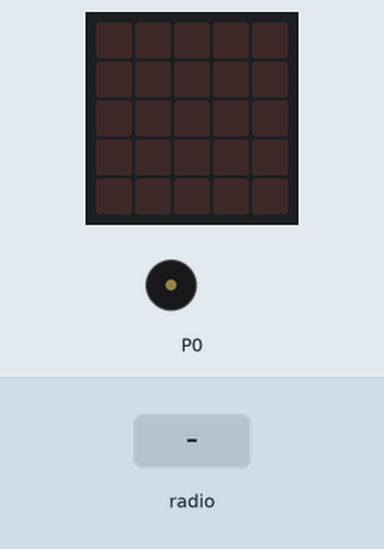
Recording of a program running on a simulated BBC micro:bit running MicroPython. Shown: the board's 5×5 LED display, buzzer (waves = sounding). The inputs (shaded band) are chosen by the test bench.

Above: at 1.2 s.
1.3 s: radio message "ALERTA" arrives
At 1.54 s:
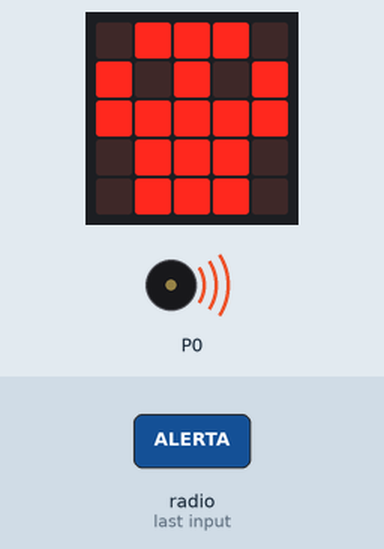
At 2.6 s:
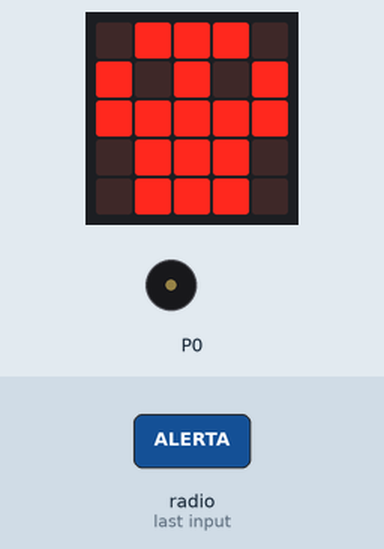
Timing chart, 0 to 4.3 s (numbered marks = the images above; inputs shaded):
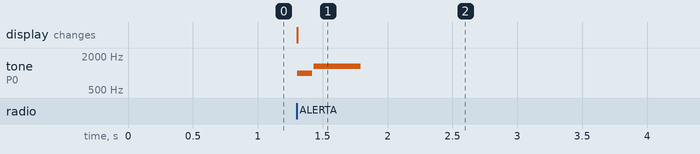

Measured:
- after the input at 1.3 s, tone on P0: silent → 988 Hz at once, → silent 0.12 s later, → 1319 Hz 0.01 s later, → silent 0.36 s later; the display: changes at once (image 1)

The program:

B_alerta_receptor_minim.py
```python
# Solucionari Repte SA8-B · Sistema d'alerta - RECEPTOR (REQUISIT MINIM)
# Rep l'alerta i la mostra (icona + so).

from microbit import *
import radio
import music

radio.on()
radio.config(group=10)

while True:
    missatge = radio.receive()
    if missatge == "ALERTA":
        display.show(Image.SKULL)
        music.play(music.BA_DING)
    sleep(50)
```
